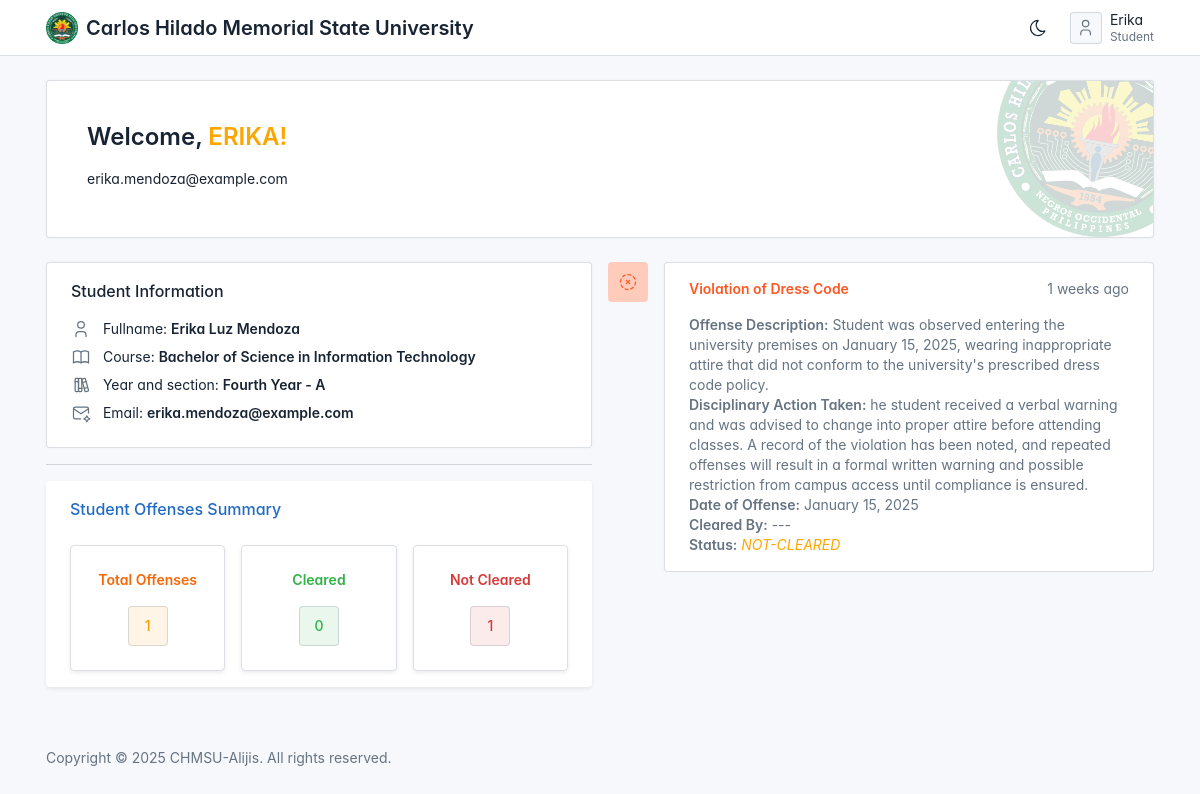
/ (signed in), run on an earlier commit of the app's database.
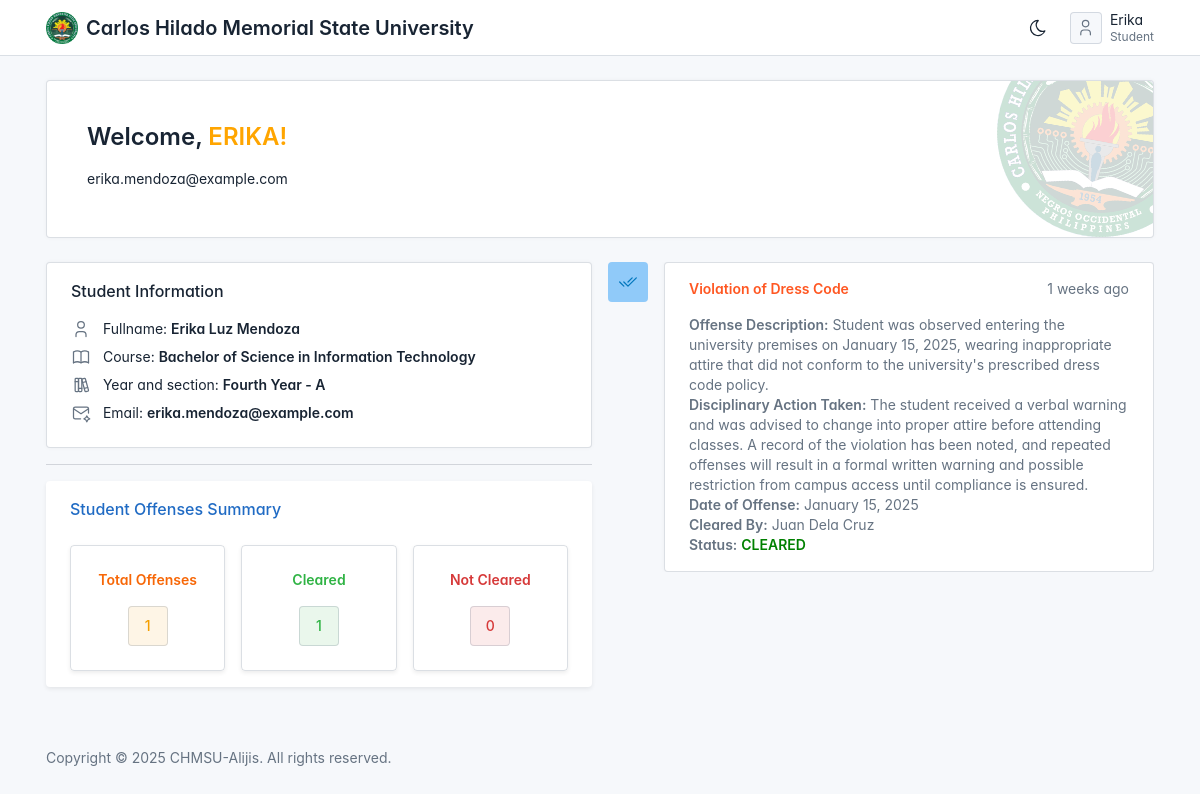
And on a later commit of the database.
### tables this page shows
CREATE TABLE IF NOT EXISTS `tbl_users` (
  `user_id` int(11) NOT NULL AUTO_INCREMENT,
  `user_fname` varchar(50) NOT NULL,
  `user_mname` varchar(50) NOT NULL,
  `user_lname` varchar(50) NOT NULL,
  `user_category` varchar(1) NOT NULL,
  `username` varchar(50) NOT NULL,
  `password` text NOT NULL,
  `date_added` datetime DEFAULT current_timestamp(),
  PRIMARY KEY (`user_id`)
);

CREATE TABLE IF NOT EXISTS `tbl_students` (
  `student_id` int(11) NOT NULL AUTO_INCREMENT,
  `student_fname` varchar(50) NOT NULL,
  `student_mname` varchar(50) NOT NULL,
  `student_lname` varchar(50) NOT NULL,
  `student_email` varchar(50) NOT NULL,
  `year_level` varchar(30) NOT NULL,
  `course_id` int(11) NOT NULL,
  `section` text NOT NULL,
  `user_id` int(11) NOT NULL,
  `date_added` datetime NOT NULL DEFAULT current_timestamp(),
  PRIMARY KEY (`student_id`)
);

CREATE TABLE IF NOT EXISTS `tbl_courses` (
  `course_id` int(11) NOT NULL AUTO_INCREMENT,
  `course_name` varchar(100) NOT NULL,
  `date_added` datetime NOT NULL,
  PRIMARY KEY (`course_id`)
);

CREATE TABLE IF NOT EXISTS `tbl_offenses` (
  `offense_id` int(11) NOT NULL AUTO_INCREMENT,
  `student_id` int(11) NOT NULL,
  `violation_id` int(11) NOT NULL,
  `offense_remarks` text NOT NULL,
  `discplinary_action` text NOT NULL,
  `offense_date` date NOT NULL DEFAULT current_timestamp(),
  `offense_status` int(1) NOT NULL COMMENT '1- cleared ; 0 - not cleared',
  `cleared_by` int(11) NOT NULL,
  `date_added` datetime NOT NULL,
  PRIMARY KEY (`offense_id`)
);

CREATE TABLE IF NOT EXISTS `tbl_violations` (
  `violation_id` int(11) NOT NULL AUTO_INCREMENT,
  `violation_name` varchar(100) NOT NULL,
  `violation_desc` text NOT NULL,
  `date_added` datetime NOT NULL DEFAULT current_timestamp(),
  PRIMARY KEY (`violation_id`)
);

### core/my_functions.php (called while the page is built, shortened)
<?php
function getCurrentDate()
{
	$today = date('H:i:s');
	$system_date = date('Y-m-d H:i:s', strtotime($today) + 28800);
	return $system_date;
}
function getUser($user_id)
{
	global $mysqli_connect;
	$fetchData = $mysqli_connect->query("SELECT * FROM `tbl_users` WHERE user_id = '$user_id'");
	if ($fetchData->num_rows > 0) {
		$row = $fetchData->fetch_array();
		return $row['user_fname'] . " " . $row['user_mname'] . " " . $row['user_lname'];
	} else {
		return "---";
	}
}
function getUsername($user_id)
{
	global $mysqli_connect;
	$fetchData = $mysqli_connect->query("SELECT username FROM `tbl_users` WHERE user_id = '$user_id'");
	if ($fetchData->num_rows > 0) {
		$row = $fetchData->fetch_array();
		return $row['username'];
	} else {
		return "---";
	}
}
function getUserFirstName($user_id)
{
	global $mysqli_connect;
	$fetchData = $mysqli_connect->query("SELECT * FROM `tbl_users` WHERE user_id = '$user_id'");
	if ($fetchData->num_rows > 0) {
		$row = $fetchData->fetch_array();
		return $row['user_fname'];
	} else {
		return "---";
	}
}
function getUserCategory($user_id)
{
	global $mysqli_connect;
	$fetchData = $mysqli_connect->query("SELECT user_category FROM `tbl_users` WHERE user_id = '$user_id'");
	if($fetchData->num_rows == 0){
		return "---";
	}else {
	$row = $fetchData->fetch_assoc();
	return $row['user_category'] == "A" ? "Admin" : "Student";
	}
}
function course_name($id)
{
	global $mysqli_connect;
	$fetchData = $mysqli_connect->query("SELECT course_name FROM `tbl_courses` WHERE course_id='$id'");
	if ($fetchData->num_rows > 0) {
		$row = $fetchData->fetch_array();
		return $row[0];
	} else {
		return "---";
	}
}
function violation_name($id)
{
	global $mysqli_connect;
	$fetchData = $mysqli_connect->query("SELECT violation_name FROM `tbl_violations` WHERE violation_id ='$id'");
	if ($fetchData->num_rows > 0) {
		$row = $fetchData->fetch_array();
		return $row[0];
	} else {
		return "---";
	}
}
function timeAgoFromDatetime($datetime) {
    $timeAgo = strtotime(getCurrentDate()) - strtotime($datetime);
    if ($timeAgo < 60) {
        return $timeAgo . " seconds ago";
    } elseif ($timeAgo < 3600) {
        return floor($timeAgo / 60) . " minutes ago";
    } elseif ($timeAgo < 86400) {
        return floor($timeAgo / 3600) . " hours ago";
    } elseif ($timeAgo < 604800) {
        return floor($timeAgo / 86400) . " days ago";
    } elseif ($timeAgo < 2592000) {
        return floor($timeAgo / 604800) . " weeks ago";
    } elseif ($timeAgo < 31536000) {
        return floor($timeAgo / 2592000) . " months ago";
    } else {
        return floor($timeAgo / 31536000) . " years ago";
    }
}

### pages/student_dashboad.php (the view, shortened to what the rows shown need)
<?php
$fetch_student = $mysqli_connect->query("SELECT * FROM tbl_students WHERE user_id = '$user_id'") or die(mysqli_error());
$row = $fetch_student->fetch_array();
?>
<div class="page-wrapper">
  <div class="page-header">
    <div class="container">
      <div class="row align-items-center">
        <div class="col-12">
          <div class="card card-md">
            <div class="card-stamp card-stamp-lg">
              <div class="card-stamp-icon bg-primary">
                <img src="./static/chmsu.png">
              </div>
            </div>
            <div class="card-body">
              <div class="row align-items-center">
                <div class="col-10">
                  <h1 class="fw-bold">Welcome, <strong style="color:orange"><?= strtoupper(getUsername($user_id)) ?>!</strong></h1>
                  <div class="my-2"><?= $row['student_email']  ?>
                  </div>
                </div>
              </div>
            </div>
          </div>
        </div>
      </div>
    </div>
  </div>
  <div class="page-body">
    <div class="container-xl">
      <div class="row g-3">
        <div class="col-lg-6">
          <div class="row row-cards">
            <div class="col-12">
              <div class="card">
                <div class="card-body">
                  <div class="card-title">Student Information</div>
                  <div class="mb-2">
                    Fullname: <strong><?= $row['student_fname'] . " " . $row['student_mname'] . " " . $row['student_lname'] ?></strong>
                  </div>
                  <div class="mb-2">
                    Course: <strong> <?= course_name($row['course_id']) ?></strong>
                  </div>
                  <div class="mb-2">
                    Year and section: <strong><?= $row['year_level'] . " - " . $row['section'] ?></strong>
                  </div>
                  <div class="mb-2">
                    Email: <strong><?= $row['student_email'] ?></strong>
                  </div>
                </div>
              </div>
            </div>
          </div>
          <hr style="margin: 1rem 0;">
          <div class="col-12">
            <div class="card shadow-sm border-0">
              <div class="card-body">
                <h2 class="card-title text-primary mb-4">Student Offenses Summary</h2>
                <div class="row text-center">
                  <div class="col-md-4">
                    <div class="summary-card p-4 border rounded shadow-sm">
                      <h4 class="text-warning">Total Offenses</h4>
                      <div class="avatar bg-yellow-lt" data-demo-color="">
                      <?php
                        $total_offenses = $mysqli_connect->query("SELECT COUNT(*) AS total FROM tbl_offenses WHERE student_id = '$row[student_id]'")->fetch_assoc()['total'];
                        echo $total_offenses ? $total_offenses : '0';
                        ?>
                      </div>
                    </div>
                  </div>
                  <div class="col-md-4">
                    <div class="summary-card p-4 border rounded shadow-sm">
                      <h4 class="text-success">Cleared</h4>
                      <div class="avatar bg-green-lt" data-demo-color="">
                        <?php
                        $cleared_offenses = $mysqli_connect->query("SELECT COUNT(*) AS total FROM tbl_offenses WHERE student_id = '$row[student_id]' AND offense_status = 1")->fetch_assoc()['total'];
                        echo $cleared_offenses ? $cleared_offenses : '0';
                        ?>
                      </div>
                    </div>
                  </div>
                  <div class="col-md-4">
                    <div class="summary-card p-4 border rounded shadow-sm">
                      <h4 class="text-danger">Not Cleared</h4>
                      <div class="avatar bg-red-lt" data-demo-color="">
                      <?php
                        $not_cleared_offenses = $mysqli_connect->query("SELECT COUNT(*) AS total FROM tbl_offenses WHERE student_id = '$row[student_id]' AND offense_status = 0")->fetch_assoc()['total'];
                        echo $not_cleared_offenses ? $not_cleared_offenses : '0';
                        ?>
                      </div>
                    </div>
                  </div>
                </div>
              </div>
            </div>
          </div>
        </div>
        <div class="col">
          <ul class="timeline" style="max-height: 500px; overflow-y: auto;">
            <?php
            $fetchOffense = $mysqli_connect->query("SELECT * FROM tbl_offenses WHERE student_id = '$row[student_id]' ORDER BY offense_id DESC") or die(mysqli_error());
            if ($fetchOffense->num_rows > 0) {
              while ($offense_row = $fetchOffense->fetch_array()) {
                $status_style = $offense_row['offense_status'] == 1 ? "color: #0277BD !important;background-color: #90CAF9 !important;" : "color: #FF5722 !important;background-color: #FFCCBC !important;";
            ?>
                <li class="timeline-event">
                  <div class="timeline-event-icon bg-twitter-lt" style="<?= $status_style ?>">
                  </div>
                  <div class="card timeline-event-card">
                    <div class="card-body">
                      <div class="text-muted float-end"><?= timeAgoFromDatetime($offense_row['date_added']) ?></div>
                      <h4 style="color: #FF5722;"><b><?= violation_name($offense_row['violation_id']) ?></b></h4>
                      <p class="text-muted">
                        <strong>Offense Description:</strong> <?= $offense_row['offense_remarks'] ?><br>
                        <strong>Disciplinary Action Taken:</strong> <?= $offense_row['discplinary_action'] ?><br>
                        <strong>Date of Offense:</strong> <?= date('F d, Y', strtotime($offense_row['offense_date'])) ?><br>
                        <strong>Cleared By:</strong> <?= $offense_row['cleared_by'] > 0 ? getUser($offense_row['cleared_by']) : "---"; ?><br>
                        <strong>Status:</strong> <?= $offense_row['offense_status'] == 1 ? "<b style='color:green'>CLEARED</b>" : "<i style='color:orange'>NOT-CLEARED</i>"; ?><br>
                      </p>
                    </div>
                  </div>
                </li>
            <?php
              }
            }
            ?>
          </ul>
        </div>
      </div>
    </div>
  </div>
</div>

### index.php (shortened to what the rows shown need)
<?php
$user_id = $_SESSION['dvsa_user_id'];
?>
<!doctype html>
<html lang="en">
<head>
  <link href="./dist/css/tabler.min.css?1684106062" rel="stylesheet" />
  <link href="./dist/css/tabler-flags.min.css?1684106062" rel="stylesheet" />
  <link href="./dist/css/tabler-payments.min.css?1684106062" rel="stylesheet" />
  <link href="./dist/css/tabler-vendors.min.css?1684106062" rel="stylesheet" />
  <link href="./dist/css/demo.min.css?1684106062" rel="stylesheet" />
  <link rel="stylesheet" href="dist/mdi/css/materialdesignicons.min.css" />
  <link href="dist/datatables/dataTables.bootstrap4.min.css" rel="stylesheet">
  <link rel="stylesheet" href="dist/sweetalert/sweetalert.css">
</head>
<body>
  <div class="page">
    <div class="sticky-top">
      <header class="navbar navbar-expand-md sticky-top d-print-none">
        <div class="container-xl">
          <h1 class="navbar-brand navbar-brand-autodark d-none-navbar-horizontal pe-0 pe-md-3">
            <a href=".">
              <img src="./static/chmsu.png" width="110" height="32" alt="Tabler" class="navbar-brand-image">
            </a>
            Carlos Hilado Memorial State University
          </h1>
          <div class="navbar-nav flex-row order-md-last">
            <div class="nav-item dropdown">
              <a href="#" class="nav-link d-flex lh-1 text-reset p-0" data-bs-toggle="dropdown" aria-label="Open user menu">
                <div class="d-none d-xl-block ps-2">
                  <div><?= getUserFirstName($user_id) ?></div>
                  <div class="mt-1 small text-muted"><?= getUserCategory($user_id); ?></div>
                </div>
              </a>
            </div>
          </div>
        </div>
      </header>
    </div>
    <div class="page-wrapper">
      <?php require_once 'routes/routes.php'; ?>
    </div>
  </div>
</body>
</html>

What changed in the data, as far as the page shows it:
changed tbl_offenses "Violation of Dress Code": discplinary_action "he student received a verbal…" → "The student received a verbal…"; cleared_by.user_lname (not shown) → "Juan Dela Cruz"; offense_status "NOT-CLEARED" → "CLEARED"; no longer shows "---"
Also different on the page:
$cleared_offenses: (not shown) → "1"
$not_cleared_offenses: "1" → (not shown)
